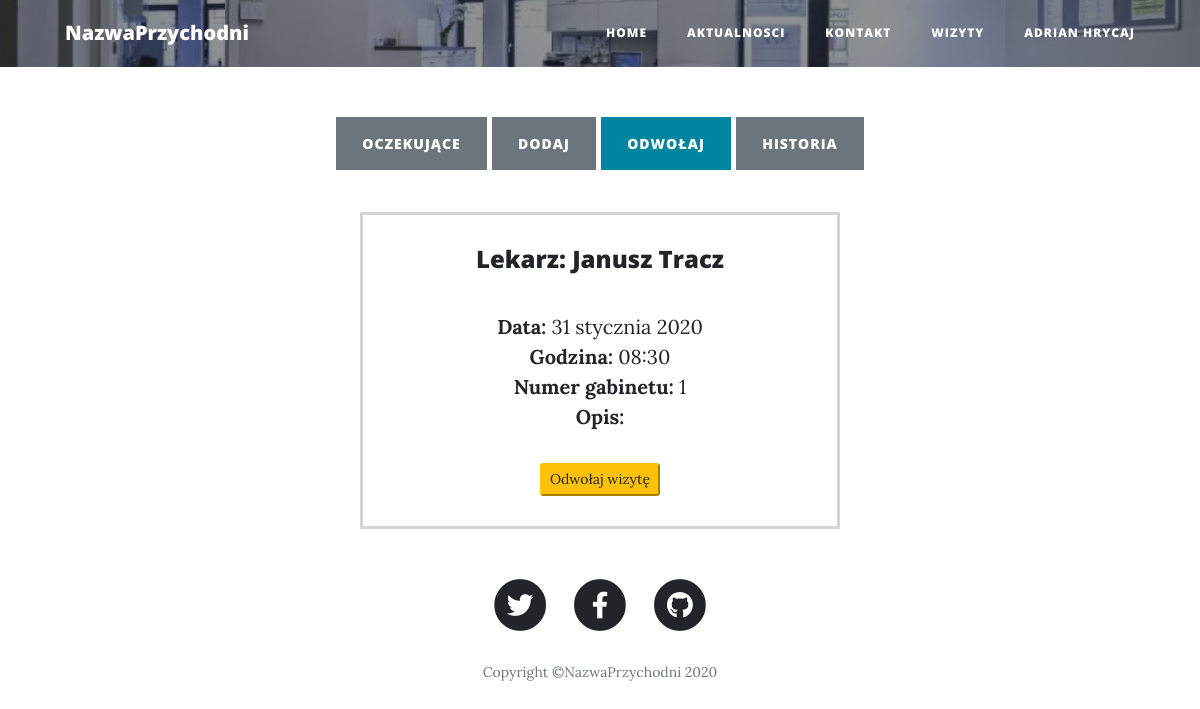
Screenshot of /wizyty/odwolaj (signed in) with the database file from the repository.
### wizyty/models.py (models this page shows)
class Wizyty(models.Model):
    pacjent = models.ForeignKey(Pacjenci, on_delete=models.CASCADE)
    lekarz = models.ForeignKey(Lekarze, on_delete=models.CASCADE)
    opis = models.CharField(max_length=100, blank=True, null=True)
    data = models.DateField()
    godzina = models.TimeField(choices=GODZINY_LISTA)
    status = models.CharField(choices=STATUS, default='Oczekująca', max_length=20)
    recepta = models.CharField(max_length=200, blank=True, null=True)

### lekarze/models.py (models this page shows, shortened)
class Lekarze(models.Model):
    uzytkownik = models.ForeignKey(User, on_delete=models.CASCADE)
    specjalizacja = models.CharField(max_length=25)
    numer_gabinetu = models.IntegerField(validators=[MinValueValidator(1)])
    terminy = []
    aktywny = models.BooleanField(default=True)

### wizyty/views.py (the view)
# urls.py: path('wizyty/odwolaj', wizyty_odwolaj_view_list, name='wizyty_odwolaj_list'),
@login_required
@user_passes_test(lambda u: u.groups.filter(name='pacjent').exists() or u.groups.filter(name='lekarz').exists() or u.is_superuser, redirect_field_name='#')
def wizyty_odwolaj_view_list(request):
    wiadomosc = "<h4>Brak oczekujących wizyt</h4>"
    queryset = Wizyty.objects.all()
    context = {
        "object_list": queryset,
        "wiadomosc": wiadomosc,
    }
    return render(request, "odwolaj_wizyte.html", context)

### przychodnia_lekarska/templatetags/auth_extras.py (called while the page is built)
@register.filter(name='has_group')
def has_group(user, group_name):
    group = Group.objects.get(name=group_name)
    return True if group in user.groups.all() else False

### wizyty/templates/odwolaj_wizyte.html (shortened to what this page needs)
{% extends "base.html" %}
{% load auth_extras %}
{% block content %}
    <div style="text-align: center;">
        <a href="/wizyty/oczekujace" class="btn btn-secondary">Oczekujące</a>
{% if request.user|has_group:"pacjent"%}
        <a href="/wizyty/dodaj" class="btn btn-secondary">Dodaj</a>
        {% endif %}
    {% if request.user|has_group:"lekarz"%}
        <a href="/wizyty/zarzadzaj" class="btn btn-primary">Zarzadzaj</a>
        {% else %}
        <a href="/wizyty/odwolaj" class="btn btn-primary">Odwołaj</a>
    {% endif %}
        <a href="/wizyty/historia" class="btn btn-secondary">Historia</a>
    </div>
    <br>
        {% for object in object_list %}
            <form method="post" action="{% url 'wizyty_odwolaj' object.pk %}"> {% csrf_token %}
                {% if request.user.is_superuser and object.status == 'Oczekująca' %}
                    <div style="border: rgba(0,0,0,0.17) solid; margin-top: 1%; margin-left: 30%; margin-right: 30%; text-align: center;">
                        <style>
                            #wiadomosc {
                                display: none;
                            }
                        </style>
                            <br>
                            <h4>Lekarz: {{ object.lekarz.uzytkownik.first_name }} {{ object.lekarz.uzytkownik.last_name }}</h4>
                        <h4>Pacjent: {{ object.pacjent.first_name }} {{ object.pacjent.last_name }} </h4>
                            <br><b>Data:</b> {{ object.data }}
                            <br><b>Godzina:</b> {{ object.godzina }}
                            <br><b>Numer gabinetu:</b> {{ object.lekarz.numer_gabinetu }}
                            <br><b>Opis:</b> {{ object.opis }}
                            <br><b>Status:</b> {{ object.status }}
                        <p><button type="submit" class="btn-sm btn-warning">Odwołaj wizytę</button></p>
                    </div>
            {% elif request.user|has_group:"pacjent" and object.pacjent.id == user.id and object.status == 'Oczekująca'%}
                        <div style="border: rgba(0,0,0,0.17) solid; margin-top: 1%; margin-left: 30%; margin-right: 30%; text-align: center;">
                            <br>
                            <h4>Lekarz: {{ object.lekarz.uzytkownik.first_name }} {{ object.lekarz.uzytkownik.last_name }}</h4>
                            <br><b>Data:</b> {{ object.data }}
                            <br><b>Godzina:</b> {{ object.godzina }}
                            <br><b>Numer gabinetu:</b> {{ object.lekarz.numer_gabinetu }}
                            <br><b>Opis:</b> {{ object.opis }}
                        <p><button type="submit" class="btn-sm btn-warning">Odwołaj wizytę</button></p>
                    </div>
                {% endif %}
            </form>
        {% endfor %}
{% endblock %}

### templates/base.html (shortened to what this page needs)
<!doctype html>
<html lang="pl">
{% load auth_extras %}
<head>
    {% load static %}
    <link href="{% static 'vendor/bootstrap/css/bootstrap.min.css' %}" rel="stylesheet">
    <link href="{% static 'vendor/fontawesome-free/css/all.min.css' %}" rel="stylesheet" type="text/css">
    <link href="{% static 'css/clean-blog.min.css' %}" rel="stylesheet">
</head>
<body>
<nav class="navbar navbar-expand-lg navbar-light fixed-top" id="mainNav">
    <div class="container">
        <a class="navbar-brand" href="/">NazwaPrzychodni</a>
        <div class="collapse navbar-collapse" id="navbarResponsive">
            <ul class="navbar-nav ml-auto">
                {% if user.is_superuser %}
                    <li class="nav-item">
                        <a href="/admin" class="nav-link">Panel administracyjny</a>
                    </li>
                    <li class="nav-item">
                        <a href="/wizyty/generuj_raport" class="nav-link">Raporty</a>
                    </li>
                    <br>
                    <li class="nav-item">
                        <a href="/lekarze/wyswietl" class="nav-link">Lekarze</a>
                    </li>
                    <br>
                {% else %}
                    <li class="nav-item">
                        <a class="nav-link" href="/">Home</a>
                    </li>
                    <li class="nav-item">
                        <a class="nav-link" href="/">Aktualnosci</a>
                    </li>
                    <li class="nav-item">
                        <a class="nav-link" href="/">Kontakt</a>
                    </li>
                {% endif %}
                {% if user.is_authenticated %}
                        <li class="nav-item">
                            <a href="/wizyty/oczekujace" class="nav-link">Wizyty</a>
                        </li>
                    {% if user.is_superuser %}
                        <li class="nav-item">
                        <a href="/accounts/logout" class="nav-link">Wyloguj</a>
                    </li>
                        {% else %}
                        <li class="nav-item">
                        <a href="/konto" class="nav-link">{{ user.first_name}} {{ user.last_name}}</a>
                    </li>
                        {% endif %}
                {% endif %}
            </ul>
        </div>
    </div>
</nav>
{% block header %}
    <header class="masthead" style="background-image: url({% static 'img/home-bg.jpg' %})">
        <div class="overlay"></div>
        <div class="container">
            <div class="row">
                <div class="col-lg-8 col-md-10 mx-auto" style="height: 67px"></div>
            </div>
        </div>
    </header>
{% endblock %}
{% block content %}
{% endblock %}
<footer>
    <div class="container">
        <div class="row">
            <div class="col-lg-8 col-md-10 mx-auto">
                <ul class="list-inline text-center">
                    <li class="list-inline-item">
                        <a href="#">
                <span class="fa-stack fa-lg">
                  <i class="fas fa-circle fa-stack-2x"></i>
                  <i class="fab fa-twitter fa-stack-1x fa-inverse"></i>
                </span>
                        </a>
                    </li>
                    <li class="list-inline-item">
                        <a href="#">
                <span class="fa-stack fa-lg">
                  <i class="fas fa-circle fa-stack-2x"></i>
                  <i class="fab fa-facebook-f fa-stack-1x fa-inverse"></i>
                </span>
                        </a>
                    </li>
                    <li class="list-inline-item">
                        <a href="#">
                <span class="fa-stack fa-lg">
                  <i class="fas fa-circle fa-stack-2x"></i>
                  <i class="fab fa-github fa-stack-1x fa-inverse"></i>
                </span>
                        </a>
                    </li>
                </ul>
                <p class="copyright text-muted">Copyright &copy;NazwaPrzychodni 2020</p>
            </div>
        </div>
    </div>
</footer>
</body>
</html>

### rows the page displays
Wizyty: lekarz.uzytkownik.first_name "Janusz", lekarz.uzytkownik.last_name "Tracz", data "31 stycznia 2020", godzina "08:30", lekarz.numer_gabinetu "1"

### other values shown
{{ user.first_name }} "ADRIAN"
{{ user.last_name }} "HRYCAJ"
